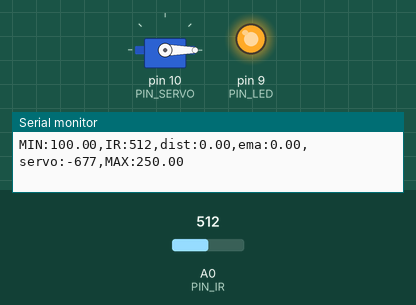
This sketch was run on a simulated Arduino Uno, built with avr-gcc and run on an emulated ATmega328P. On the bench: servo, output pins drawn as LEDs (lit = HIGH), the last lines printed to the serial monitor. Inputs (shaded band) come from the test bench; at power-on: A0 (PIN_IR) = 512.

Above: at 1.2 s.
1.3 s: A0 (PIN_IR) set to 356
2.8 s: A0 (PIN_IR) set to 339
At 5.0 s:
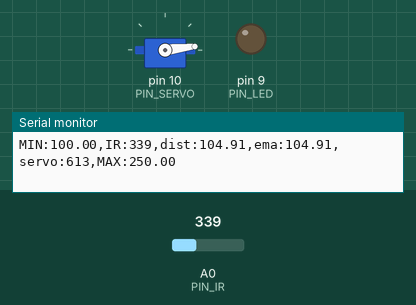
5.8 s: A0 (PIN_IR) set to 240
At 8.1 s:
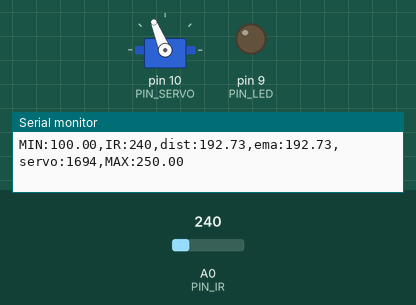
8.8 s: A0 (PIN_IR) set to 306
At 11.1 s:
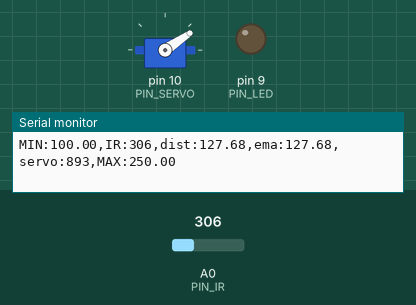
11.8 s: A0 (PIN_IR) set to 122
At 12.8 s:
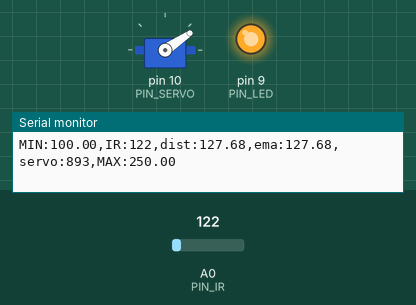
13.3 s: A0 (PIN_IR) set to 185
14.8 s: A0 (PIN_IR) set to 203
At 16.5 s:
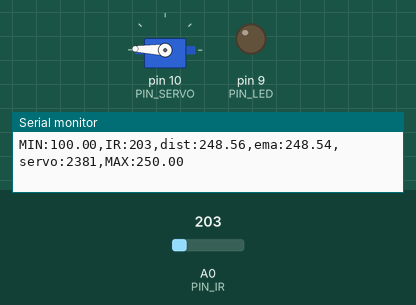
Timing chart, 0 to 18.0 s (numbered marks = the images above; inputs shaded):
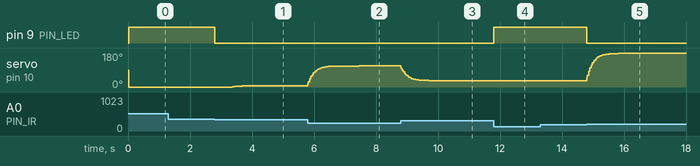

The sketch:

17_example_1.ino
```cpp
#include <Servo.h>

// Arduino pin assignment

#define PIN_POTENTIOMETER 3 // Potentiometer at Pin A3
#define PIN_IR 0
#define PIN_LED 9
#define PIN_SERVO 10

#define _DUTY_MIN 553  // servo full clock-wise position (0 degree)
#define _DUTY_NEU 1476 // servo neutral position (90 degree)
#define _DUTY_MAX 2399 // servo full counter-clockwise position (180 degree)

#define DIST_MIN 100.0
#define DIST_MAX 250.0

#define _EMA_ALPHA 0.1

#define LOOP_INTERVAL 20   // Loop Interval (unit: msec)

Servo myservo;
unsigned long last_loop_time;   // unit: msec
float dist_ema, dist_prev = 0;

void setup()
{
  pinMode(PIN_LED, OUTPUT);
  myservo.attach(PIN_SERVO);
  myservo.writeMicroseconds(_DUTY_NEU);

  Serial.begin(2000000);
}

void loop()
{
  unsigned long time_curr = millis();
  int a_value, duty;
  float dist;

  // wait until next event time
  if (time_curr < (last_loop_time + LOOP_INTERVAL))
    return;
  last_loop_time += LOOP_INTERVAL;

  // Remove Next line !!!
//  a_value = analogRead(PIN_POTENTIOMETER);
  // Read IR Sensor value !!!
  a_value = analogRead(PIN_IR);
  // Convert IR sensor value into distance !!!
  dist = (6762.0/(a_value-9)-4.0)*10.0 - 60.0;
  // we need distance range filter here !!!
  if (dist >= DIST_MIN && dist <= DIST_MAX) {
    digitalWrite(PIN_LED, 0);
    dist_prev = dist;
  } else {
    digitalWrite(PIN_LED, 1);
    dist = dist_prev;
  }
  // we need EMA filter here !!!
  dist_ema = (_EMA_ALPHA*dist) + ((1-_EMA_ALPHA)*dist_ema);
  // map distance into duty
  duty = _DUTY_MIN + ((dist_ema - 100.0) / 150.0) * (_DUTY_MAX - _DUTY_MIN);
//  duty = map(a_value, 0, 1023, _DUTY_MIN, _DUTY_MAX);
  myservo.writeMicroseconds(duty);

  // print IR sensor value, distnace, duty !!!
  Serial.print("MIN:"); Serial.print(DIST_MIN);
  Serial.print(",IR:"); Serial.print(a_value);
  Serial.print(",dist:"); Serial.print(dist);
  Serial.print(",ema:"); Serial.print(dist_ema);
  Serial.print(",servo:"); Serial.print(duty);
  Serial.print(",MAX:"); Serial.print(DIST_MAX);
  Serial.println("");
//  Serial.print("ADC Read: "); Serial.print(a_value);
//  Serial.print(" = ");
//  Serial.print((a_value / 1024.0) * 5.0);
//  Serial.print(" Volt => Duty : ");
//  Serial.print(duty);
//  Serial.println("usec");
}
```

Measured:
- the behaviour switches between 348 and 347 on A0 (PIN_IR) (found by bisection; images 0 and 1)
- the behaviour switches between 202 and 203 on A0 (PIN_IR) (found by bisection; images 4 and 5)
- after the input at 2.8 s, pin 9 (PIN_LED): HIGH → LOW at once; servo on pin 10 (PIN_SERVO): 0° → 4° after 0.56 s, → 5° 0.20 s later, → 6° 0.12 s later, → 7° 0.40 s later
- after the input at 5.8 s, servo on pin 10 (PIN_SERVO): moves from 7° to 112° over 1.7 s, starting at once
- after the input at 8.8 s, servo on pin 10 (PIN_SERVO): moves from 112° to 34° over 0.90 s, starting at once
- after the input at 11.8 s, pin 9 (PIN_LED): LOW → HIGH at once
- after the input at 14.8 s, pin 9 (PIN_LED): HIGH → LOW at once; servo on pin 10 (PIN_SERVO): moves from 34° to 178° over 1.0 s, starting at once
